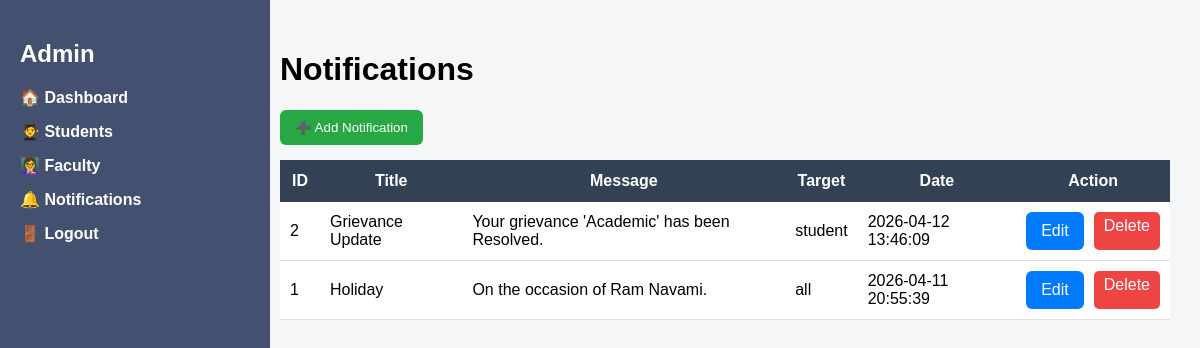
The app's page /admin/notifications (signed in) with its own data.
### tables this page shows
CREATE TABLE notifications (
    id INTEGER PRIMARY KEY AUTOINCREMENT,
    student_id INTEGER,
    faculty_id INTEGER,
    date TEXT,
    title TEXT,
    message TEXT,
    target TEXT,
    is_read INTEGER DEFAULT 0,
    created_at TIMESTAMP DEFAULT CURRENT_TIMESTAMP
);

### app.py (the view)
@app.route('/admin/notifications')
def admin_notifications():
    if "admin_id" not in session:
        return redirect(url_for("login"))
    conn = get_db_connection()
    notifications = conn.execute(
        "SELECT * FROM notifications ORDER BY created_at DESC"
    ).fetchall()
    conn.close()
    return render_template('admin_notifications.html', notifications=notifications)

### app.py (called while the page is built)
def get_db_connection():
    conn = sqlite3.connect("database.db")
    conn.row_factory = sqlite3.Row
    return conn

### templates/admin_notifications.html (shortened to what this page needs)
<!DOCTYPE html>
<html>
<head>
    <link rel="stylesheet" href="/static/styles.css">
</head>
<body>
<div class="sidebar">
    <h2>Admin</h2>
    <ul>
        <li><a href="/admin/dashboard">🏠 Dashboard</a></li>
        <li><a href="/admin/students">🧑‍🎓 Students</a></li>
        <li><a href="/admin/faculty">👩‍🏫 Faculty</a></li>
        <li><a href="/admin/notifications">🔔 Notifications</a></li>
        <li><a href="/logout">🚪 Logout</a></li>
    </ul>
</div>
<div class="main-content">
    <h1>Notifications</h1>
    <div class="top-actions">
        <a href="/admin/add_notification">
            <button class="add-btn">➕ Add Notification</button>
        </a>
    </div>
    <table class="styled-table">
        <thead>
            <tr>
                <th>ID</th>
                <th>Title</th>
                <th>Message</th>
                <th>Target</th>
                <th>Date</th>
                <th>Action</th>
            </tr>
        </thead>
        <tbody>
            {% for n in notifications %}
            <tr>
                <td>{{ n['id'] }}</td>
                <td>{{ n['title'] }}</td>
                <td>{{ n['message'] }}</td>
                <td>{{ n['target'] }}</td>
                <td>{{ n['created_at'] }}</td>
                <td class="action-buttons">
                    <a href="/admin/edit_notification/{{ n['id'] }}" class="edit-btn">Edit</a>
                    <a href="/admin/delete_notification/{{ n['id'] }}"
                        class="delete-btn"
                        onclick="return confirm('Delete this notification?')">
                        Delete
                    </a>
                </td>
            </tr>
            {% endfor %}
        </tbody>
    </table>
</div>
</body>
</html>

### static/styles.css (style rules this page uses)
body { background: rgb(205, 228, 248) !important; }
body { margin: 0; font-family: Arial, sans-serif; background: #f4f6f8; }
.sidebar { width: 250px; height: 100vh; position: fixed; background: #5981c1; color: white; padding: 20px; }
.sidebar ul { list-style: none; padding: 0; }
.sidebar ul li { margin: 15px 0; cursor: pointer; }
.main-content { margin-left: 270px; padding: 30px; }
body { margin: 0; font-family: Arial; }
.sidebar { width: 230px; height: 100vh; background: #44506f; color: white; position: fixed; padding: 20px; }
.sidebar ul li { margin: 15px 0; }
.sidebar ul li a { color: white; text-decoration: none; font-weight: bold; }
.main-content { margin-left: 250px; padding: 30px; }
.top-actions { margin-bottom: 15px; }
.add-btn { background: #22c55e; color: white; padding: 10px 15px; border: none; border-radius: 6px; cursor: pointer; }
.styled-table { width: 100%; border-collapse: collapse; background: white; }
.styled-table th { background: #334155; color: white; padding: 12px; }
.styled-table td { padding: 10px; border-bottom: 1px solid #ddd; }
.edit-btn { background: green; color: white; padding: 5px 10px; border-radius: 5px; text-decoration: none; }
.delete-btn { background: #ef4444; color: white; padding: 5px 10px; border-radius: 5px; text-decoration: none; }
.add-btn { background-color: #28a745; color: white; padding: 10px 15px; border: none; border-radius: 6px; cursor: pointer; }
.edit-btn { background-color: #007bff; color: white; padding: 10px 15px; border: none; border-radius: 6px; cursor: pointer; }
html, body { height: auto !important; background: #f4f6f8 !important; }
.main-content { min-height: 100vh; background: #f4f6f8 !important; }
.action-buttons { display: flex; gap: 10px; }

### records on screen
notifications: id "2", title "Grievance Update", message "Your grievance 'Academic' has been Resolved.", target "student", created_at "2026-04-12 13:46:09"
notifications: id "1", title "Holiday", message "On the occasion of Ram Navami.", target "all", created_at "2026-04-11 20:55:39"
